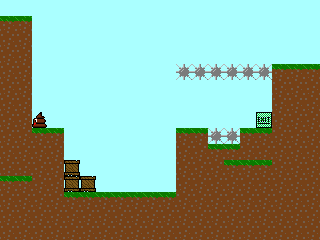

This is a level from a 2D game, rendered from its Tiled map with the project's own tilesets. A one-line summary and the complete map file follow:
An orthogonal 20x15 tile map with 16x16 px tiles, 1 tile layer (Tile Layer 1).

<map version="1.2" tiledversion="1.2.5" orientation="orthogonal" renderorder="right-down" width="20" height="15" tilewidth="16" tileheight="16" infinite="0" backgroundcolor="#aaffff" nextlayerid="3" nextobjectid="1">
 <tileset firstgid="1" source="tiles.tsx" />
 <layer id="2" name="Tile Layer 1" width="20" height="15">
  <data encoding="csv">
1,1,1,1,1,1,1,1,1,1,1,1,1,1,1,1,1,1,1,1,
2,2,1,1,1,1,1,1,1,1,1,1,1,1,1,1,1,1,1,1,
18,18,1,1,1,1,1,1,1,1,1,1,1,1,1,1,1,1,1,1,
18,18,1,1,1,1,1,1,1,1,1,1,1,1,1,1,1,1,1,1,
18,18,1,1,1,1,1,1,1,1,1,3,3,3,3,3,3,2,2,2,
18,18,1,1,1,1,1,1,1,1,1,1,1,1,1,1,1,18,18,18,
18,18,1,1,1,1,1,1,1,1,1,1,1,1,1,1,1,18,18,18,
18,18,5,1,1,1,1,1,1,1,1,1,1,1,1,1,7,18,18,18,
18,18,2,2,1,1,1,1,1,1,1,2,2,3,3,2,2,18,18,18,
18,18,18,18,1,1,1,1,1,1,1,18,18,2,2,18,18,18,18,18,
18,18,18,18,4,1,1,1,1,1,1,18,18,18,2,2,2,18,18,18,
2,2,18,18,4,4,1,1,1,1,1,18,18,18,18,18,18,18,18,18,
18,18,18,18,2,2,2,2,2,2,2,18,18,18,18,18,18,18,18,18,
18,18,18,18,18,18,18,18,18,18,18,18,18,18,18,18,18,18,18,18,
18,18,18,18,18,18,18,18,18,18,18,18,18,18,18,18,18,18,18,18
</data>
 </layer>
</map>
